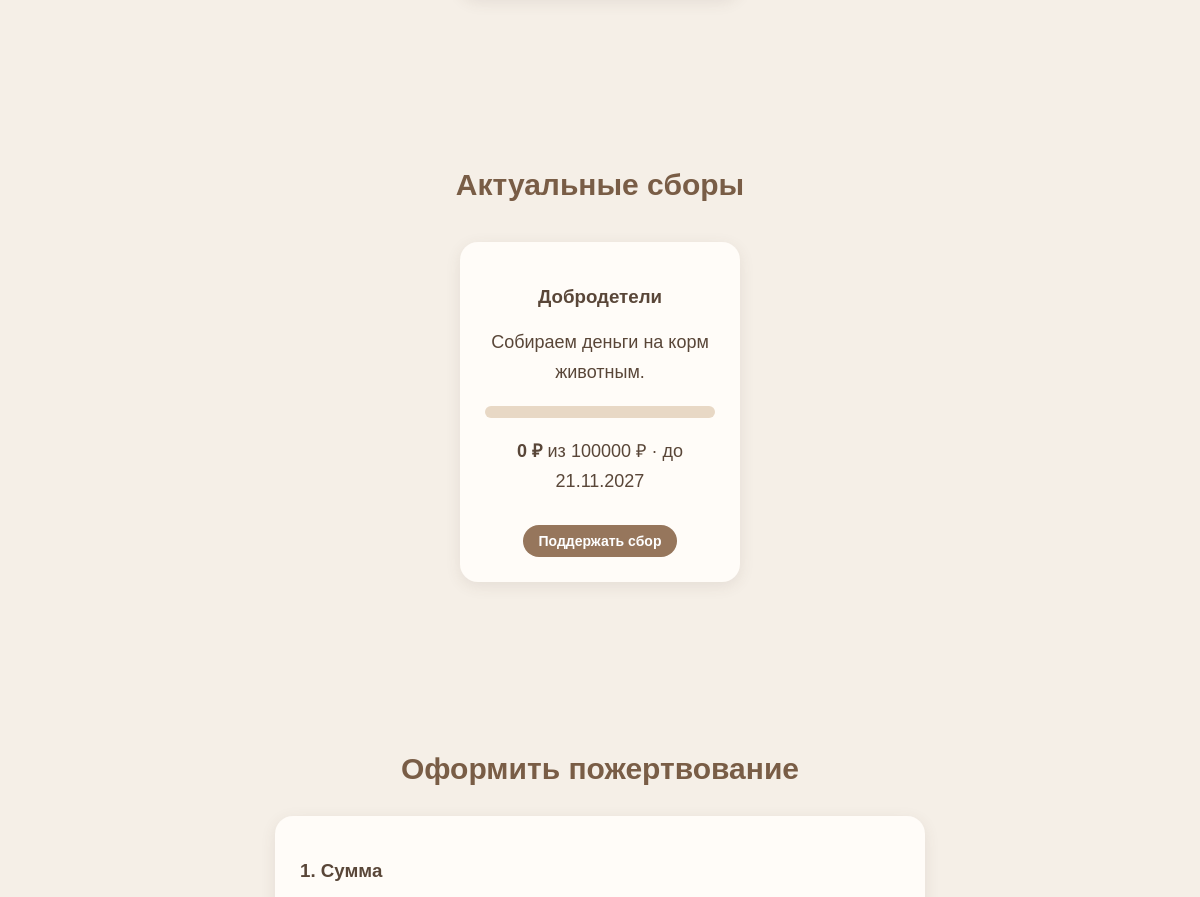
/donations/ (middle part), run on an earlier commit of the app's database.
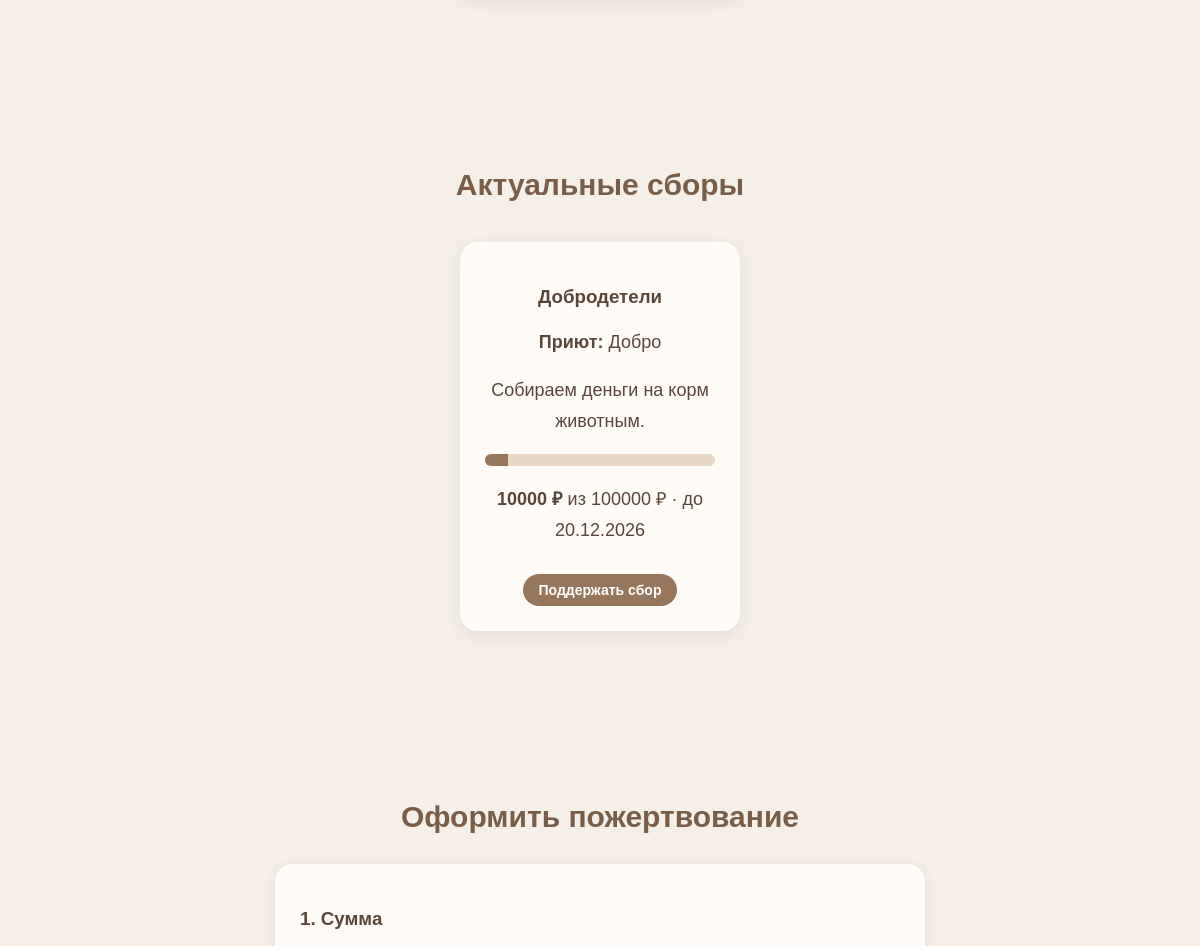
And on a later commit of the database.
### core/models.py (models this page shows, shortened)
class Campaign(models.Model):
    owner = models.ForeignKey(
        User, on_delete=models.CASCADE, related_name='campaigns', verbose_name='Фандрайзер'
    )
    title = models.CharField('Название сбора', max_length=200)
    description = models.TextField('Описание')
    purpose = models.CharField('Направление помощи', max_length=20, choices=PURPOSE_CHOICES, default='general')
    shelter = models.ForeignKey(
        Shelter, on_delete=models.SET_NULL, null=True, blank=True,
        related_name='campaigns', verbose_name='Приют'
    )
    goal = models.PositiveIntegerField('Цель, ₽', validators=[MinValueValidator(100)])
    deadline = models.DateField('Срок сбора', null=True, blank=True)
    is_approved = models.BooleanField('Одобрен модератором', default=False)
    is_active = models.BooleanField('Сбор идёт', default=True)
    created_at = models.DateTimeField('Создан', auto_now_add=True)
    class Meta:
        verbose_name = 'Сбор'
        verbose_name_plural = 'Сборы'
        ordering = ['-created_at']
    def collected(self):
        return self.donations.filter(status=Donation.STATUS_PAID).aggregate(s=Sum('amount'))['s'] or 0
    def progress(self):
        if not self.goal:
            return 0
        return min(100, round(self.collected() * 100 / self.goal))
    def __str__(self):
        return self.title

class Shelter(models.Model):
    direction = models.ForeignKey(
        Direction, on_delete=models.CASCADE, related_name='shelters', verbose_name='Направление'
    )
    organizer = models.ForeignKey(
        User, on_delete=models.SET_NULL, null=True, blank=True,
        related_name='shelters', verbose_name='Организатор'
    )
    name = models.CharField('Название', max_length=200)
    address = models.CharField('Адрес', max_length=300, blank=True)
    lat = models.FloatField('Широта', null=True, blank=True)
    lng = models.FloatField('Долгота', null=True, blank=True)
    description = models.TextField('Описание', blank=True)
    needs = models.TextField('Потребности', blank=True)
    contact = models.CharField('Контакт', max_length=200, blank=True)
    is_active = models.BooleanField('Активен', default=True)
    class Meta:
        verbose_name = 'Приют'
        verbose_name_plural = 'Приюты'
        ordering = ['name']

### core/views.py (the view)
# urls.py: path('donations/', views.donations, name='donations'),     # Пожертвования
def donations(request):
    if request.method == 'POST':
        form = DonationForm(request.POST)
        if form.is_valid():
            donation = form.save(commit=False)
            if request.user.is_authenticated:
                donation.user = request.user
            if donation.campaign:
                donation.purpose = donation.campaign.purpose
            donation.save()
            return redirect('donation_done', token=donation.token)
    else:
        initial = {}
        if request.user.is_authenticated:
            initial = {'email': request.user.email, 'donor_name': request.user.first_name}
        campaign_id = request.GET.get('campaign')
        if campaign_id and campaign_id.isdigit():
            initial['campaign'] = campaign_id
        form = DonationForm(initial=initial)
    return render(request, 'core/donations.html', {
        'form': form,
        'campaigns': Campaign.objects.filter(is_approved=True, is_active=True).select_related('shelter'),
        'presets': [(100, 'Небольшой, но важный вклад'), (300, 'Поддержка покупки необходимых вещей'),
                    (500, 'Помощь ежедневным нуждам приюта'), (1000, 'Более весомая поддержка животных')],
    })

### core/context_processors.py (called while the page is built)
def site(request):
    match = getattr(request, 'resolver_match', None)
    name = match.url_name if match else ''
    return {
        'nav_tabs': NAV_TABS,
        'active_tab_name': ACTIVE_ALIASES.get(name, name),
        'org': settings.ORGANIZATION,
    }

### core/templates/core/donations.html (shortened to what this page needs)
{% extends 'core/base.html' %}
{% block content %}
<section>
</section>
{% if campaigns %}
<section>
    <h2>Актуальные сборы</h2>
    {% for c in campaigns %}
        <div class="card">
            <h3>{{ c.title }}</h3>
            {% if c.shelter %}<p><strong>Приют:</strong> {{ c.shelter.name }}</p>{% endif %}
            <p>{{ c.description|truncatechars:160 }}</p>
            <div class="progress"><span style="width: {{ c.progress }}%"></span></div>
            <p><strong>{{ c.collected }} ₽</strong> из {{ c.goal }} ₽{% if c.deadline %} · до {{ c.deadline|date:"d.m.Y" }}{% endif %}</p>
            <a href="?campaign={{ c.id }}#donate" class="button small">Поддержать сбор</a>
        </div>
    {% endfor %}
</section>
{% endif %}
<section id="donate">
    <h2>Оформить пожертвование</h2>
    <form method="post" action="/donations/#donate" id="donation-form">
        <div class="card">
            <h3>1. Сумма</h3>
        </div>
    </form>
</section>
{% endblock %}

What changed in the data, as far as the page shows it:
changed Campaign "Добродетели": shelter_id empty → 1 (drawn); shelter.name (not shown) → "Добро"; collected "0" → "10000"; deadline "21.11.2027" → "20.12.2026"
